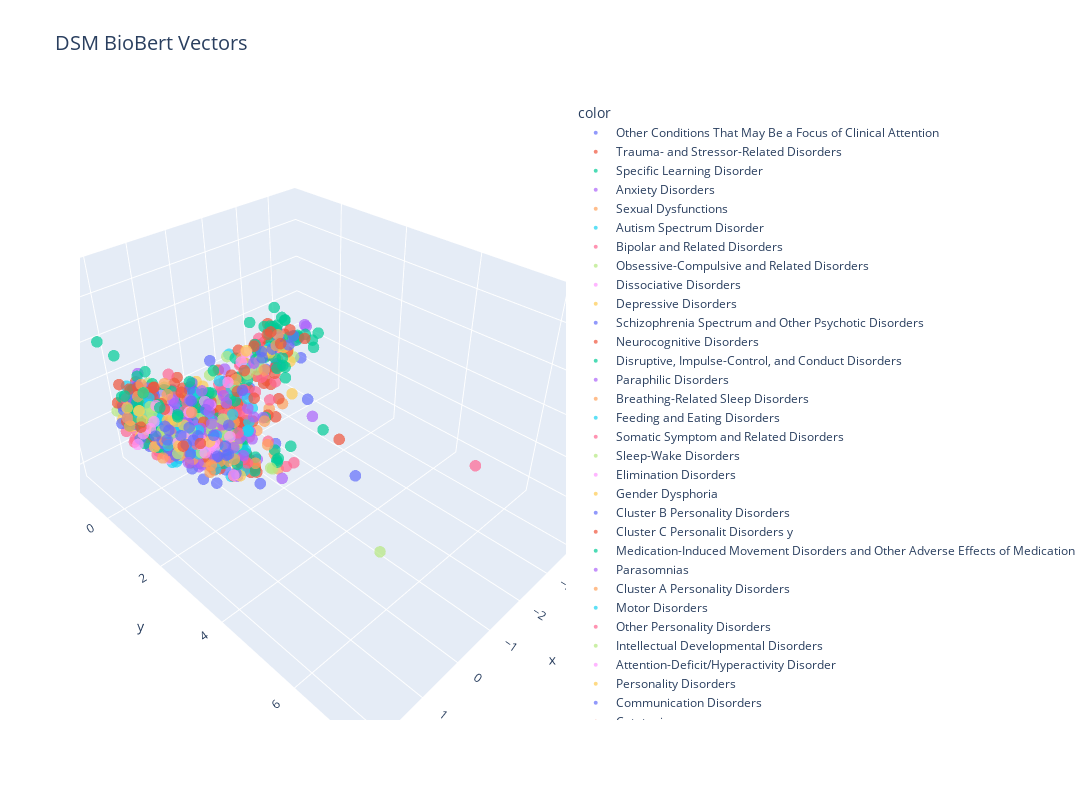

Notebook cell for this chart:
### Code cell
fig = px.scatter_3d(
    x=reduced_vectors[:, 0],
    y=reduced_vectors[:, 1],
    z=reduced_vectors[:, 2],
    color=titles,
    title="DSM BioBert Vectors",
    size_max=3,
    opacity=0.7
)
fig.update_traces(marker=dict(size=4))
fig.update_layout(
    width=1200,   # in pixels
    height=800,   # in pixels
    title_font_size=20,
)
fig.show()

fig.write_html("graphs/pca_plot_version1.html")
fig.write_image(
    "graphs/pca_plot_version1.png",
    width=1200,
    height=800,
    scale=1
)
